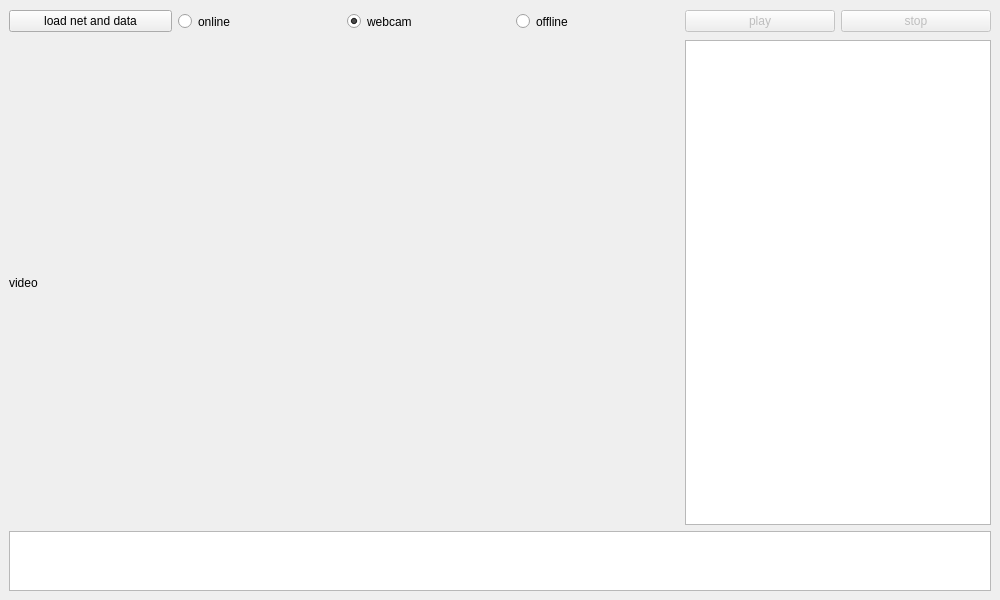
<?xml version="1.0" encoding="UTF-8"?>
<ui version="4.0">
 <class>MainWindow</class>
 <widget class="QMainWindow" name="MainWindow">
  <property name="geometry">
   <rect>
    <x>0</x>
    <y>0</y>
    <width>1000</width>
    <height>600</height>
   </rect>
  </property>
  <property name="minimumSize">
   <size>
    <width>800</width>
    <height>600</height>
   </size>
  </property>
  <property name="windowTitle">
   <string>MainWindow</string>
  </property>
  <property name="styleSheet">
   <string notr="true"/>
  </property>
  <widget class="QWidget" name="centralwidget">
   <property name="minimumSize">
    <size>
     <width>600</width>
     <height>450</height>
    </size>
   </property>
   <property name="autoFillBackground">
    <bool>false</bool>
   </property>
   <property name="styleSheet">
    <string notr="true">QWidget#centralwidget{border-image:url(:/img/img_bg);}</string>
   </property>
   <layout class="QGridLayout" name="gridLayout">
    <item row="0" column="0">
     <widget class="QPushButton" name="loadButton">
      <property name="minimumSize">
       <size>
        <width>150</width>
        <height>0</height>
       </size>
      </property>
      <property name="text">
       <string>load net and data</string>
      </property>
     </widget>
    </item>
    <item row="0" column="1">
     <widget class="QRadioButton" name="onlineButton">
      <property name="minimumSize">
       <size>
        <width>150</width>
        <height>25</height>
       </size>
      </property>
      <property name="styleSheet">
       <string notr="true">border-image: url(:/img/img_wh);</string>
      </property>
      <property name="text">
       <string>online</string>
      </property>
     </widget>
    </item>
    <item row="0" column="2">
     <widget class="QRadioButton" name="webcamButton">
      <property name="minimumSize">
       <size>
        <width>150</width>
        <height>25</height>
       </size>
      </property>
      <property name="styleSheet">
       <string notr="true">border-image: url(:/img/img_wh);</string>
      </property>
      <property name="text">
       <string>webcam</string>
      </property>
      <property name="checked">
       <bool>true</bool>
      </property>
     </widget>
    </item>
    <item row="0" column="3">
     <widget class="QRadioButton" name="offlineButton">
      <property name="minimumSize">
       <size>
        <width>150</width>
        <height>25</height>
       </size>
      </property>
      <property name="styleSheet">
       <string notr="true">border-image: url(:/img/img_wh);</string>
      </property>
      <property name="text">
       <string>offline</string>
      </property>
      <property name="checked">
       <bool>false</bool>
      </property>
     </widget>
    </item>
    <item row="0" column="4">
     <widget class="QPushButton" name="playButton">
      <property name="enabled">
       <bool>false</bool>
      </property>
      <property name="minimumSize">
       <size>
        <width>150</width>
        <height>0</height>
       </size>
      </property>
      <property name="text">
       <string>play</string>
      </property>
     </widget>
    </item>
    <item row="0" column="5">
     <widget class="QPushButton" name="stopButton">
      <property name="enabled">
       <bool>false</bool>
      </property>
      <property name="minimumSize">
       <size>
        <width>150</width>
        <height>0</height>
       </size>
      </property>
      <property name="text">
       <string>stop</string>
      </property>
     </widget>
    </item>
    <item row="1" column="0" colspan="4">
     <widget class="QLabel" name="videoLabel">
      <property name="sizePolicy">
       <sizepolicy hsizetype="Preferred" vsizetype="Preferred">
        <horstretch>1</horstretch>
        <verstretch>1</verstretch>
       </sizepolicy>
      </property>
      <property name="minimumSize">
       <size>
        <width>400</width>
        <height>400</height>
       </size>
      </property>
      <property name="maximumSize">
       <size>
        <width>1000</width>
        <height>1000</height>
       </size>
      </property>
      <property name="styleSheet">
       <string notr="true">border-image: url(:/img/img_bk);</string>
      </property>
      <property name="text">
       <string>video</string>
      </property>
     </widget>
    </item>
    <item row="1" column="4" colspan="2">
     <widget class="QListWidget" name="viewList">
      <property name="minimumSize">
       <size>
        <width>0</width>
        <height>400</height>
       </size>
      </property>
      <property name="contextMenuPolicy">
       <enum>Qt::DefaultContextMenu</enum>
      </property>
      <property name="layoutDirection">
       <enum>Qt::LeftToRight</enum>
      </property>
      <property name="styleSheet">
       <string notr="true"/>
      </property>
      <property name="dragDropMode">
       <enum>QAbstractItemView::NoDragDrop</enum>
      </property>
      <property name="alternatingRowColors">
       <bool>false</bool>
      </property>
      <property name="iconSize">
       <size>
        <width>50</width>
        <height>50</height>
       </size>
      </property>
      <property name="textElideMode">
       <enum>Qt::ElideRight</enum>
      </property>
      <property name="movement">
       <enum>QListView::Static</enum>
      </property>
      <property name="flow">
       <enum>QListView::TopToBottom</enum>
      </property>
      <property name="isWrapping" stdset="0">
       <bool>false</bool>
      </property>
      <property name="resizeMode">
       <enum>QListView::Adjust</enum>
      </property>
      <property name="layoutMode">
       <enum>QListView::SinglePass</enum>
      </property>
      <property name="viewMode">
       <enum>QListView::ListMode</enum>
      </property>
      <property name="modelColumn">
       <number>0</number>
      </property>
      <property name="uniformItemSizes">
       <bool>false</bool>
      </property>
      <property name="wordWrap">
       <bool>false</bool>
      </property>
      <property name="selectionRectVisible">
       <bool>true</bool>
      </property>
      <property name="currentRow">
       <number>-1</number>
      </property>
      <property name="sortingEnabled">
       <bool>false</bool>
      </property>
     </widget>
    </item>
    <item row="2" column="0" colspan="6" alignment="Qt::AlignTop">
     <widget class="QListWidget" name="infoList">
      <property name="minimumSize">
       <size>
        <width>0</width>
        <height>60</height>
       </size>
      </property>
      <property name="maximumSize">
       <size>
        <width>16777215</width>
        <height>50</height>
       </size>
      </property>
     </widget>
    </item>
   </layout>
  </widget>
 </widget>
 <resources>
  <include location="gui_source.qrc"/>
 </resources>
 <connections>
  <connection>
   <sender>playButton</sender>
   <signal>clicked()</signal>
   <receiver>MainWindow</receiver>
   <slot>switch_video()</slot>
   <hints>
    <hint type="sourcelabel">
     <x>834</x>
     <y>34</y>
    </hint>
    <hint type="destinationlabel">
     <x>363</x>
     <y>444</y>
    </hint>
   </hints>
  </connection>
  <connection>
   <sender>offlineButton</sender>
   <signal>clicked()</signal>
   <receiver>MainWindow</receiver>
   <slot>chk_video_type()</slot>
   <hints>
    <hint type="sourcelabel">
     <x>678</x>
     <y>29</y>
    </hint>
    <hint type="destinationlabel">
     <x>492</x>
     <y>477</y>
    </hint>
   </hints>
  </connection>
  <connection>
   <sender>webcamButton</sender>
   <signal>clicked()</signal>
   <receiver>MainWindow</receiver>
   <slot>chk_video_type()</slot>
   <hints>
    <hint type="sourcelabel">
     <x>358</x>
     <y>23</y>
    </hint>
    <hint type="destinationlabel">
     <x>160</x>
     <y>478</y>
    </hint>
   </hints>
  </connection>
  <connection>
   <sender>onlineButton</sender>
   <signal>clicked()</signal>
   <receiver>MainWindow</receiver>
   <slot>chk_video_type()</slot>
   <hints>
    <hint type="sourcelabel">
     <x>207</x>
     <y>29</y>
    </hint>
    <hint type="destinationlabel">
     <x>159</x>
     <y>527</y>
    </hint>
   </hints>
  </connection>
  <connection>
   <sender>loadButton</sender>
   <signal>clicked()</signal>
   <receiver>MainWindow</receiver>
   <slot>load_net_data_start()</slot>
   <hints>
    <hint type="sourcelabel">
     <x>88</x>
     <y>23</y>
    </hint>
    <hint type="destinationlabel">
     <x>23</x>
     <y>527</y>
    </hint>
   </hints>
  </connection>
 </connections>
 <slots>
  <slot>switch_video()</slot>
  <slot>load_net_data_start()</slot>
  <slot>switch_video_source()</slot>
  <slot>switch_online()</slot>
  <slot>chk_video_type()</slot>
 </slots>
</ui>
